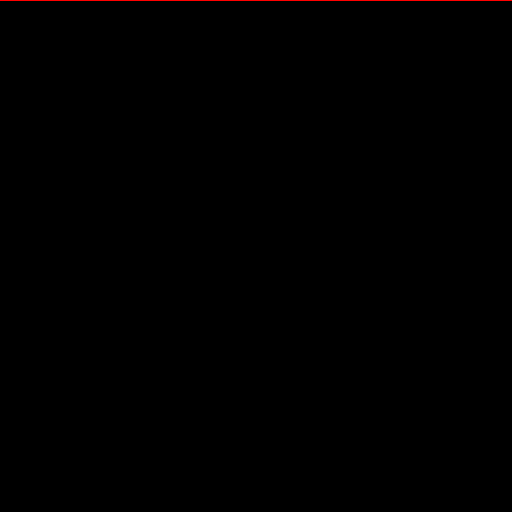

Generate this figure with Python:
from PIL import Image
imgx=512
imgy=512
y=0
image=Image.new("RGB",(imgx,imgy)) #specifying color, width, height
while y<imgy:
    for x in range(0,imgx):

        image.putpixel((x,y),(255,0,0))
        x=x+1
image.save("3by3.png","PNG")#name, type of file
